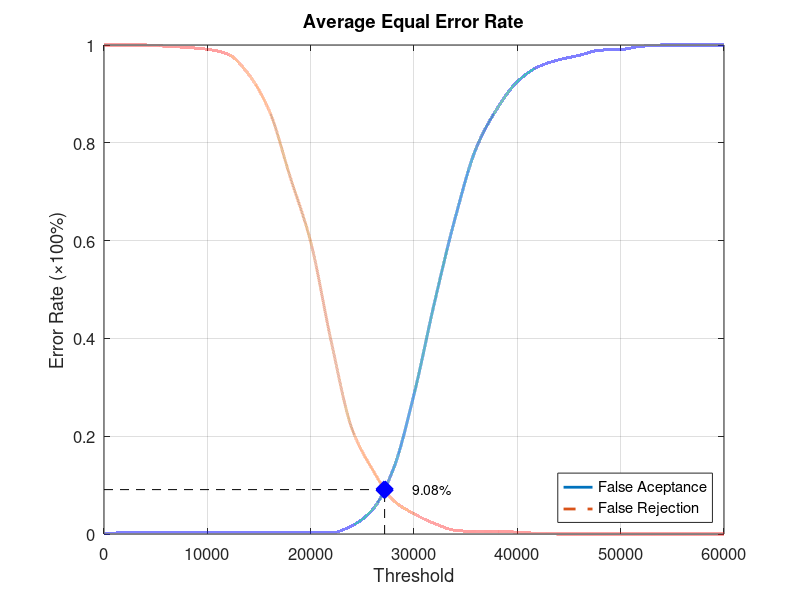
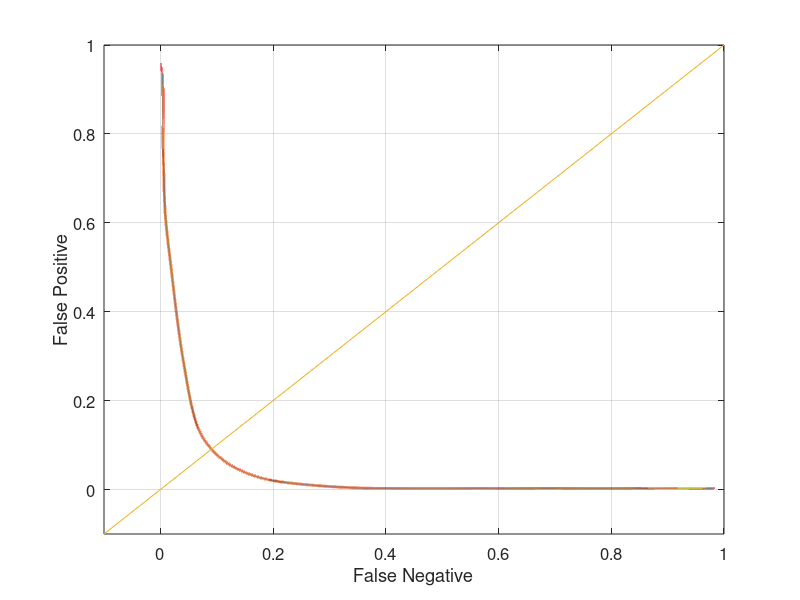

These figures' MATLAB source, in order:
function yEER = Experiment3Average
close all;
clear;
clc;
x = 0:2000:60000;
xq = 0:0.5:60000;

y0 = [0 0.00263158 0.00263158 0.00263158 0.00263158 0.00263158 0.00263158 0.00263158 0.00263158 0.00263158 0.00263158 0.00263158 0.0171053 0.05 0.132895 0.285526 0.475 0.647368 0.788158 0.868421 0.925 0.955263 0.969737 0.978947 0.989474 0.99079 0.997368 1 1 1 1];
yy0 = interp1(x, y0, xq, 'pchip');
y1 = [1 1 1 0.9975 0.995 0.99125 0.98125 0.94 0.865 0.73125 0.5975 0.3925 0.215 0.13125 0.06875 0.04125 0.02125 0.0075 0.005 0.005 0.00375 0.00125 0 0 0 0 0 0 0 0 0];
yy1 = interp1(x, y1, xq, 'pchip');

% Calculating EER: 
y2 = abs(y0 - y1);
find(y2 == min(y2))
yy2 = abs(yy0 - yy1);
xEER = find(yy2 == min(yy2));
xEERIndex = xq(xEER) % X-axis EER
yEER = yy0(xEER) % Y-axis EER

main = figure
plot(xq, yy0,'-','LineWidth', 2);	hold on
plot(xq, yy1,'--','LineWidth', 2);	hold on
plot([xEERIndex xEERIndex], [0 yEER], 'k--');	hold on
plot([0 xEERIndex], [yEER yEER], 'k--');	hold on
plot(xEERIndex, yEER, 'bx', 'LineWidth', 10);	hold on
text(xEERIndex + 10 * xEERIndex / 100, yEER, [num2str(round((10000 * yEER)) / 100) '%'])
legend('False Aceptance', 'False Rejection', 'Location', 'SouthEast')
xlabel('Threshold')
ylabel('Error Rate (\times100%)')
title('Average Equal Error Rate')
set(gca, 'FontSize', 12)
axis([0 60000 0 1])
grid on

print(main, 'Experiment3AverageMain', '-dpng');
FNRxFPR = figure('Color', [1 1 1]);
plot(yy1, yy0, '-', yy1, yy0, 'LineWidth', 2);
hold on
y = -0.1:0.1:1
plot(y, y); 
set(gca, 'FontSize', 12)
xlabel('False Negative')
ylabel('False Positive')
axis([-0.1 1 -0.1 1])
set(gca, 'FontSize', 12)
grid on

print(FNRxFPR, 'Experiment3AverageFNRxFPR','-dpng');
end
